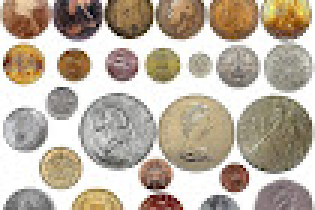
#> input picture atividade_01/img1.jpeg, 105 x 70 px (shown 3 times larger)
$ python SolucaoComGrafo.py
#> lines starting #> are read from the running program, lines starting #| are printed output that depends on the picture; after the words box and inside, x2 and y2 are one past the last pixel; in counts of white or black regions, pixels touching at a corner belong together
import cv2

# Função para contar elementos em uma imagem usando lógica de grafos

def contagemDeElementos(caminhoDaImagem):
    # Carregar a imagem
#> called with caminhoDaImagem = 'img1.jpeg'
    imagem = cv2.imread(caminhoDaImagem, cv2.IMREAD_GRAYSCALE)
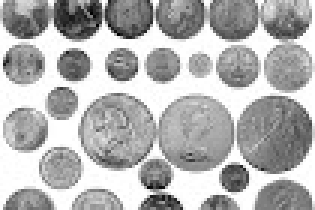
#> imagem: shape (70, 105) (shown 3 times larger); min 1, max 255, mean 178.1

    # Binarizar a imagem (considerando elementos como regiões brancas)
    valorDoLimiar, imagemBinaria = cv2.threshold(imagem, 127, 255, cv2.THRESH_BINARY) # Nesse caso não preciso usa o valor do limiar
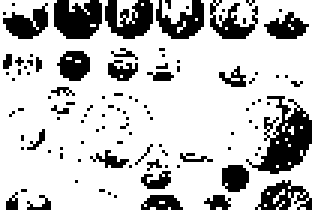
#> imagemBinaria: shape (70, 105) (shown 3 times larger); 77% white; 106 black regions (89 under 20 px), largest, box (x1, y1, x2, y2) and area: (82, 32, 104, 58) 260, (18, 0, 34, 13) 166, (35, 0, 51, 13) 137

    # Dimensões da imagem
    linhas, colunas = imagemBinaria.shape
#> linhas = 70; colunas = 105

    # Criar um grafo não direcionado
    grafo = {}

    # Construir o grafo
    for linha in range(linhas):
        for coluna in range(colunas):
            if imagemBinaria[linha][coluna] == 255:  # Se o pixel é branco (elemento)
                vizinhos = []
                for nlinha in range(max(0, linha - 1), min(linhas, linha + 2)):
                    for ncoluna in range(max(0, coluna - 1), min(colunas, coluna + 2)):
                        if imagemBinaria[nlinha][ncoluna] == 255 and (nlinha, ncoluna) != (linha, coluna):
                            vizinhos.append((nlinha, ncoluna))
                grafo[(linha, coluna)] = vizinhos

    # Contagem de componentes conexas usando DFS iterativo
    visitados = set()
    numeroDeElementos = 0

    for vertice in grafo:
        if vertice not in visitados:
            pilha = [vertice]
            while pilha:
                verticeAtual = pilha.pop()
                if verticeAtual not in visitados:
                    visitados.add(verticeAtual)
                    pilha.extend(vizinho for vizinho in grafo[verticeAtual] if vizinho not in visitados)
            numeroDeElementos += 1
#> after the loop, numeroDeElementos = 29

    return numeroDeElementos

# Lista de caminhos das imagens
caminhoDaImagens = [ "img1.jpeg", "img2.jpeg", "img3.jpeg", "img4.jpeg"]

# Contar elementos em cada imagem e imprimir o resultado
for caminho in caminhoDaImagens:
    numeroDeElementos = contagemDeElementos(caminho)
#> numeroDeElementos = 29
    print(f"A imagem {caminho} contém {numeroDeElementos} elementos.")
#| A imagem img1.jpeg contém 29 elementos.
#> pass 2 of the loop `for caminho in caminhoDaImagens:`:
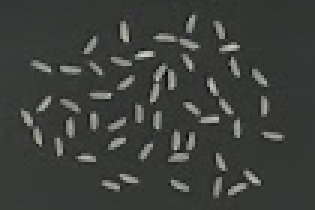
#> input picture atividade_01/img2.jpeg, 105 x 70 px (shown 3 times larger)
#> in contagemDeElementos (call 2), `valorDoLimiar, imagemBinaria = cv2.threshold(imagem, 127, 255, cv2.THR..`:
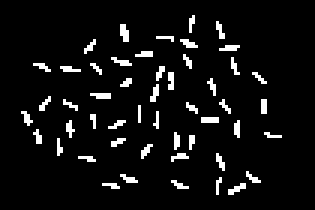
#> imagemBinaria: shape (70, 105) (shown 3 times larger); 6.3% white in thin lines or dots, all inside (x1, y1, x2, y2) = (7, 5, 94, 65)
#| A imagem img2.jpeg contém 50 elementos.
#> pass 3 of the loop `for caminho in caminhoDaImagens:`:
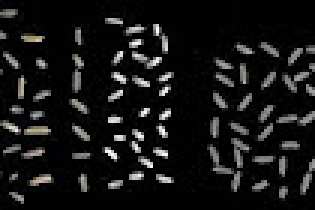
#> input picture atividade_01/img3.jpeg, 105 x 70 px (shown 3 times larger)
#> in contagemDeElementos (call 3), `valorDoLimiar, imagemBinaria = cv2.threshold(imagem, 127, 255, cv2.THR..`:
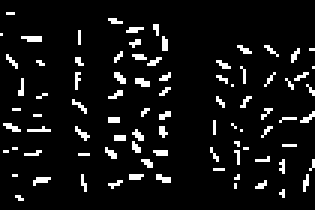
#> imagemBinaria: shape (70, 105) (shown 3 times larger); 7.3% white in thin lines or dots
#| A imagem img3.jpeg contém 86 elementos.
#> the loop made 4 passes; the first 3 are shown
